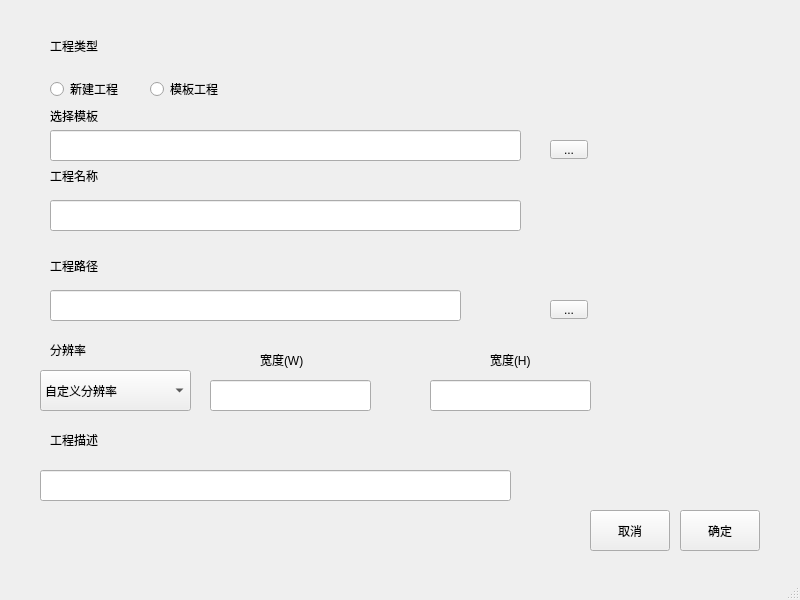
<?xml version="1.0" encoding="UTF-8"?>
<ui version="4.0">
 <class>newProject</class>
 <widget class="QMainWindow" name="newProject">
  <property name="geometry">
   <rect>
    <x>0</x>
    <y>0</y>
    <width>800</width>
    <height>600</height>
   </rect>
  </property>
  <property name="windowTitle">
   <string>MainWindow</string>
  </property>
  <widget class="QWidget" name="centralwidget">
   <widget class="QLabel" name="label">
    <property name="geometry">
     <rect>
      <x>50</x>
      <y>40</y>
      <width>54</width>
      <height>12</height>
     </rect>
    </property>
    <property name="text">
     <string>工程类型</string>
    </property>
   </widget>
   <widget class="QRadioButton" name="radioButton">
    <property name="geometry">
     <rect>
      <x>50</x>
      <y>80</y>
      <width>91</width>
      <height>18</height>
     </rect>
    </property>
    <property name="text">
     <string>新建工程</string>
    </property>
   </widget>
   <widget class="QRadioButton" name="radioButton_2">
    <property name="geometry">
     <rect>
      <x>150</x>
      <y>80</y>
      <width>91</width>
      <height>18</height>
     </rect>
    </property>
    <property name="text">
     <string>模板工程</string>
    </property>
   </widget>
   <widget class="QLabel" name="label_2">
    <property name="geometry">
     <rect>
      <x>50</x>
      <y>170</y>
      <width>54</width>
      <height>12</height>
     </rect>
    </property>
    <property name="text">
     <string>工程名称</string>
    </property>
   </widget>
   <widget class="QLineEdit" name="lineEditProjectName">
    <property name="geometry">
     <rect>
      <x>50</x>
      <y>200</y>
      <width>471</width>
      <height>31</height>
     </rect>
    </property>
   </widget>
   <widget class="QLineEdit" name="lineEditFilePath">
    <property name="geometry">
     <rect>
      <x>50</x>
      <y>290</y>
      <width>411</width>
      <height>31</height>
     </rect>
    </property>
    <property name="readOnly">
     <bool>true</bool>
    </property>
   </widget>
   <widget class="QLabel" name="label_3">
    <property name="geometry">
     <rect>
      <x>50</x>
      <y>260</y>
      <width>54</width>
      <height>12</height>
     </rect>
    </property>
    <property name="text">
     <string>工程路径</string>
    </property>
   </widget>
   <widget class="QLabel" name="label_4">
    <property name="geometry">
     <rect>
      <x>50</x>
      <y>340</y>
      <width>54</width>
      <height>20</height>
     </rect>
    </property>
    <property name="text">
     <string>分辨率</string>
    </property>
   </widget>
   <widget class="QLabel" name="label_5">
    <property name="geometry">
     <rect>
      <x>260</x>
      <y>350</y>
      <width>54</width>
      <height>20</height>
     </rect>
    </property>
    <property name="text">
     <string>宽度(W)</string>
    </property>
   </widget>
   <widget class="QLabel" name="label_6">
    <property name="geometry">
     <rect>
      <x>490</x>
      <y>350</y>
      <width>54</width>
      <height>20</height>
     </rect>
    </property>
    <property name="text">
     <string>宽度(H)</string>
    </property>
   </widget>
   <widget class="QComboBox" name="comboBox">
    <property name="geometry">
     <rect>
      <x>40</x>
      <y>370</y>
      <width>151</width>
      <height>41</height>
     </rect>
    </property>
    <item>
     <property name="text">
      <string>自定义分辨率</string>
     </property>
    </item>
    <item>
     <property name="text">
      <string>新建项目</string>
     </property>
    </item>
   </widget>
   <widget class="QLineEdit" name="lineEditWidth">
    <property name="geometry">
     <rect>
      <x>210</x>
      <y>380</y>
      <width>161</width>
      <height>31</height>
     </rect>
    </property>
    <property name="readOnly">
     <bool>false</bool>
    </property>
   </widget>
   <widget class="QLineEdit" name="lineEditHeight">
    <property name="geometry">
     <rect>
      <x>430</x>
      <y>380</y>
      <width>161</width>
      <height>31</height>
     </rect>
    </property>
    <property name="readOnly">
     <bool>false</bool>
    </property>
   </widget>
   <widget class="QLabel" name="label_7">
    <property name="geometry">
     <rect>
      <x>50</x>
      <y>430</y>
      <width>54</width>
      <height>20</height>
     </rect>
    </property>
    <property name="text">
     <string>工程描述</string>
    </property>
   </widget>
   <widget class="QLineEdit" name="lineEdit_3">
    <property name="geometry">
     <rect>
      <x>40</x>
      <y>470</y>
      <width>471</width>
      <height>31</height>
     </rect>
    </property>
   </widget>
   <widget class="QLabel" name="label_8">
    <property name="geometry">
     <rect>
      <x>50</x>
      <y>110</y>
      <width>54</width>
      <height>12</height>
     </rect>
    </property>
    <property name="text">
     <string>选择模板</string>
    </property>
   </widget>
   <widget class="QLineEdit" name="lineEditSelectModel">
    <property name="geometry">
     <rect>
      <x>50</x>
      <y>130</y>
      <width>471</width>
      <height>31</height>
     </rect>
    </property>
    <property name="readOnly">
     <bool>true</bool>
    </property>
   </widget>
   <widget class="QToolButton" name="toolButtonModel">
    <property name="geometry">
     <rect>
      <x>550</x>
      <y>140</y>
      <width>38</width>
      <height>19</height>
     </rect>
    </property>
    <property name="text">
     <string>...</string>
    </property>
   </widget>
   <widget class="QToolButton" name="toolButtonFIlePath">
    <property name="geometry">
     <rect>
      <x>550</x>
      <y>300</y>
      <width>38</width>
      <height>19</height>
     </rect>
    </property>
    <property name="text">
     <string>...</string>
    </property>
   </widget>
   <widget class="QPushButton" name="pushButton">
    <property name="geometry">
     <rect>
      <x>590</x>
      <y>510</y>
      <width>80</width>
      <height>41</height>
     </rect>
    </property>
    <property name="text">
     <string>取消</string>
    </property>
   </widget>
   <widget class="QPushButton" name="pushButtonEnter">
    <property name="geometry">
     <rect>
      <x>680</x>
      <y>510</y>
      <width>80</width>
      <height>41</height>
     </rect>
    </property>
    <property name="text">
     <string>确定</string>
    </property>
   </widget>
  </widget>
  <widget class="QMenuBar" name="menubar">
   <property name="geometry">
    <rect>
     <x>0</x>
     <y>0</y>
     <width>800</width>
     <height>21</height>
    </rect>
   </property>
  </widget>
  <widget class="QStatusBar" name="statusbar"/>
 </widget>
 <resources/>
 <connections/>
</ui>
